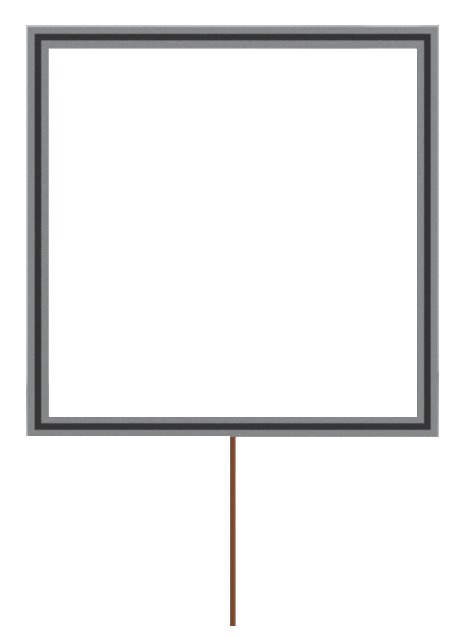
#> input picture data/gate_clean.jpeg, 464 x 636 px
$ python -i standard_algs.py   (imports and definitions only)
#> lines starting #> are read from the running program, lines starting #| are printed output that depends on the picture; after the words box and inside, x2 and y2 are one past the last pixel; in counts of white or black regions, pixels touching at a corner belong together
#> further down, picture is the input picture: shape (636, 464, 3); mean B, G, R 238.2, 238, 238.1
import cv2
import numpy as np
import math
from matplotlib import pyplot as plt


# [33 lines left out: functions draw_point, draw_line, thomas, not called in this run]

def harris(img):
    gray = cv2.cvtColor(img, cv2.COLOR_BGR2GRAY)
    gray = np.float32(gray)
    dst = cv2.cornerHarris(gray, 2, 3, 0.08)
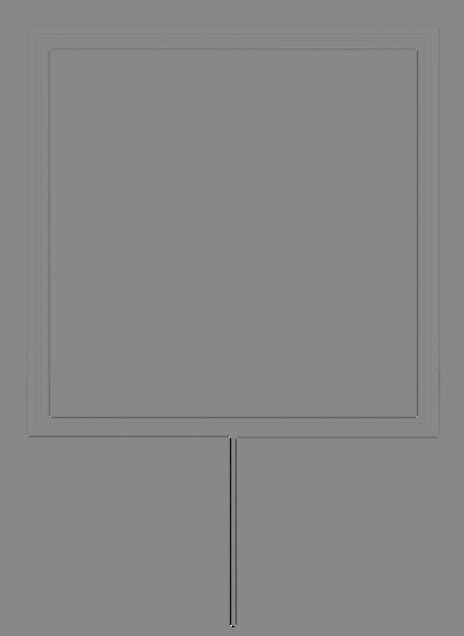
#> dst: shape (636, 464) float32; min -61035184, max 53156560, mean -251997.7; drawn with min black and max white
    dst = cv2.dilate(dst, None)
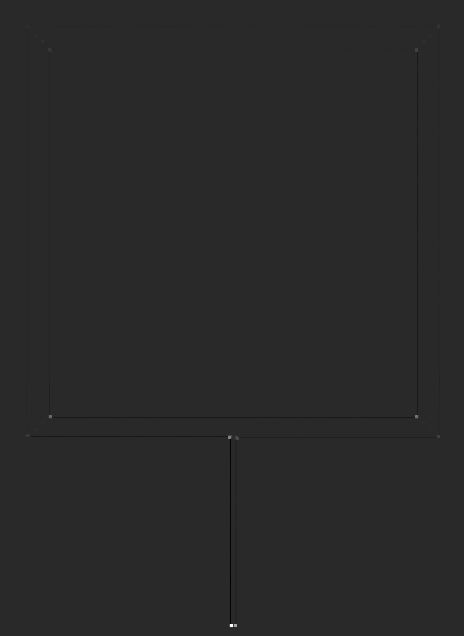
#> dst: shape (636, 464) float32; min -10405550, max 53156560, mean -22747.7; drawn with min black and max white
    ret, dst = cv2.threshold(dst, 0.01 * dst.max(), 255, 0)
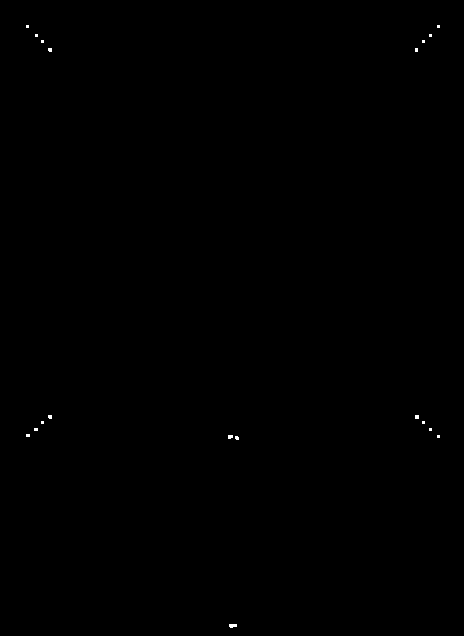
#> dst: shape (636, 464) float32; 0.08% white; 19 white regions (18 under 20 px), largest, box (x1, y1, x2, y2) and area: (229, 624, 237, 628) 27
#> ret = 531565.6
    dst = np.uint8(dst)

    # find centroids
    ret, labels, stats, centroids = cv2.connectedComponentsWithStats(dst)
#> labels: shape (636, 464) int32; 20 distinct labels, from 0 to 19
#> ret = 20; stats = 20 rows, first 6: [0, 0, 464, 636, 294873], [26, 25, 3, 3, 9], [437, 25, 3, 3, 9], [35, 34, 3, 3, 9], [429, 34, 3, 3, 9], [41, 40, 3, 3, 9]; centroids = 20 rows, first 8: [231.5, 317.5], [27, 26], [438, 26], [36, 35], [430, 35], [42, 41], [423, 41], [49.6, 49.4]

    # define the criteria to stop and refine the corners
    criteria = (cv2.TERM_CRITERIA_EPS + cv2.TERM_CRITERIA_MAX_ITER, 100, 0.001)
    corners = cv2.cornerSubPix(gray, np.float32(centroids), (5, 5), (-1, -1), criteria)
#> corners = 20 rows, first 8: [231.5, 317.5], [26.17, 25.24], [438.2, 24.91], [34.28, 33.53], [430.1, 33.55], [42, 41], [423.7, 40.02], [48.37, 48.13]

    # Now draw them
    res = np.hstack((centroids, corners))
#> res = 20 rows, first 6: [231.5, 317.5, 231.5, 317.5], [27, 26, 26.17, 25.24], [438, 26, 438.2, 24.91], [36, 35, 34.28, 33.53], [430, 35, 430.1, 33.55], [42, 41, 42, 41]
    res = np.array(res, dtype=int)
#> res = 20 rows, first 6: [231, 317, 231, 317], [27, 26, 26, 25], [438, 26, 438, 24], [36, 35, 34, 33], [430, 35, 430, 33], [42, 41, 42, 41]
    points = res[:, 0:2]
#> points = 20 rows, first 8: [231, 317], [27, 26], [438, 26], [36, 35], [430, 35], [42, 41], [423, 41], [49, 49]
    return points

# [7 lines of commented-out code are left out]

# [29 lines that did not run here, left out]


def hough_harris(lines, corners):
    corn_upd = []
    for i in range(len(corners)):
        for points in lines:
            m = (points[1][1] - points[0][1]) / (points[1][0] - points[0][0] + 1)
            pt_y = abs(points[0][1] + m * (corners[i][0] - points[0][0]))
            pt_x = abs((pt_y - points[0][1]) / (m + 1) + points[0][0])
            if abs(corners[i][1] - pt_y) < 100 and abs(corners[i][0] - pt_x) < 100:
                corn_upd.append(corners[i])
                break

    return np.array(corn_upd)


def clean_corners(corners, neighbors =0):
    corners_upd = []
    while corners.shape[0] > 0:
        point = corners[0, :]
        corners = np.delete(corners, [0], 0)
        new_corners = np.array([[point[0], point[1]]])
        for other_point in corners:
            if np.linalg.norm(other_point - point) < 10:
                new_corners = np.append(new_corners, [other_point], axis=0)

        if new_corners.shape[0] > neighbors:
            corners_upd.append([np.mean(new_corners[:, 0]), np.mean(new_corners[:, 1])])
            for corner in new_corners[neighbors:, :]:
                corners = np.delete(corners, np.where(corners == corner)[0], 0)
    # corners_upd = np.array(corners_upd)

    return corners_upd


def neighbor(start_point, points, radius_thresh):
    prev_radius = radius_thresh
    next_neighbor = None
    for other_point in points:
        radius = np.linalg.norm(start_point - other_point)
        if radius < prev_radius:
            next_neighbor = other_point
            prev_radius = radius

    return next_neighbor


def slope(start, second):
    return math.degrees(math.atan(abs((second[1] - start[1]) / (second[0] - start[0]+0.1))))

def gaussian_noise(img, mu, sigma):
    return np.clip(img + np.random.normal(mu, sigma, img.shape).astype(np.uint8), 0, 255)

# [40 lines left out: function gradients_lines, not called in this run]


'Function commands to be applied from user'
# [65 lines of commented-out code are left out]

>>> import cv2
>>> picture = cv2.imread('../data/gate_clean.jpeg')
>>> result = harris(picture)
#> result has the same summary as points in harris
